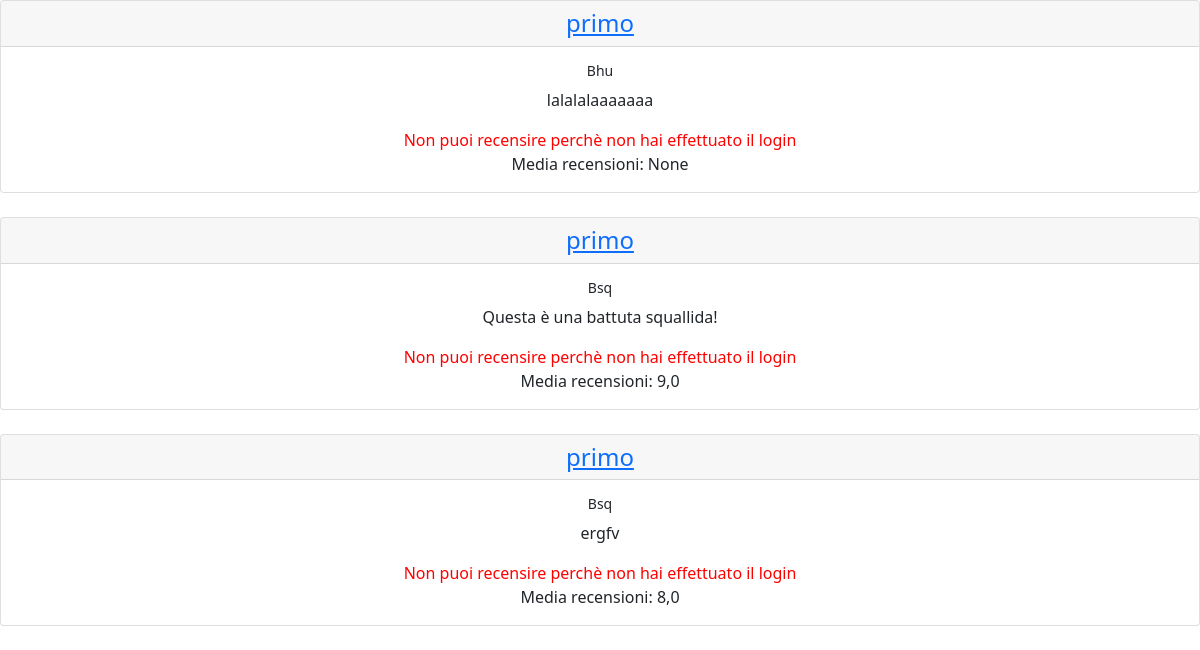
The app's page / (lower part), older data.
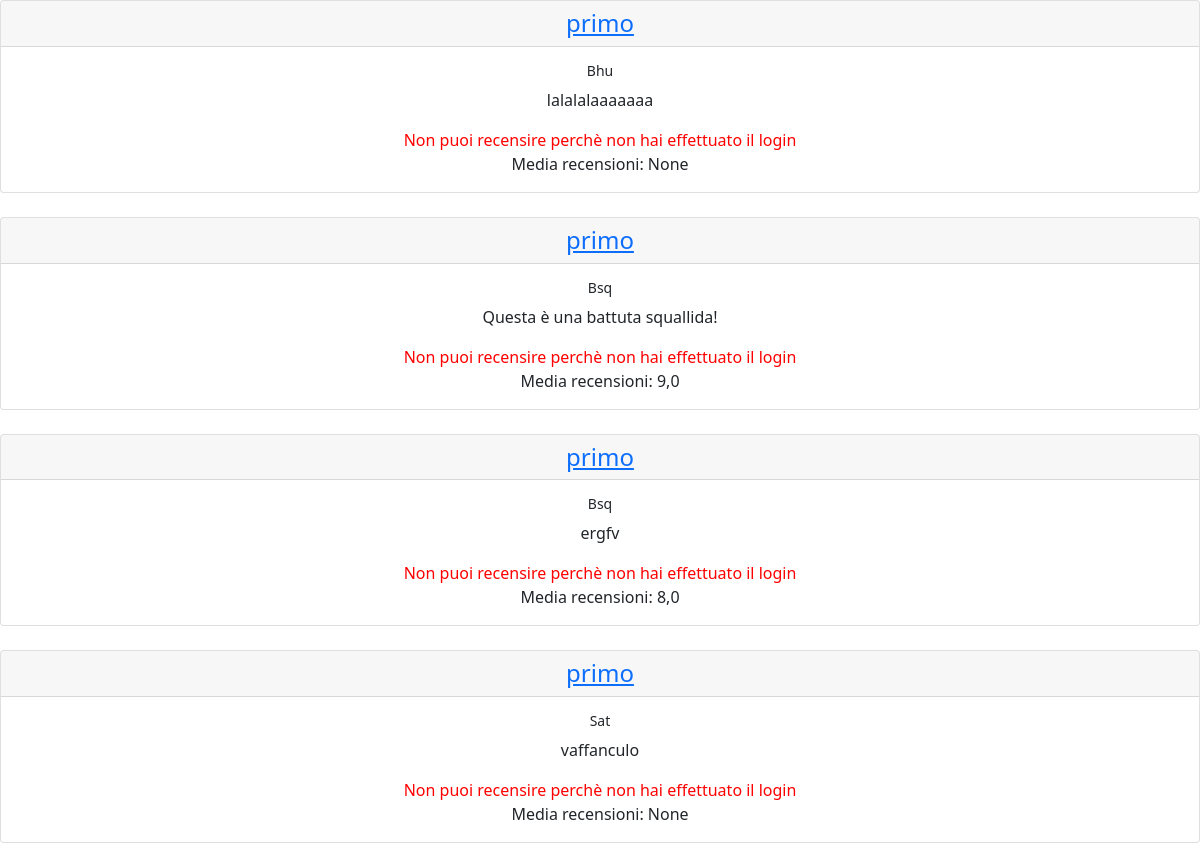
The same page, newer data.
### esame/models.py (models this page shows)
class Battute(models.Model):
    testo = models.TextField(default="")
    utente = models.ForeignKey(User, on_delete=models.CASCADE, related_name='utentebat')
    tempo = models.DateTimeField(auto_now=True)
    tipo = models.CharField(choices=SCELTE, default='bar', max_length=3)
    @property
    def calcola_media(self):
        media_tupla = self.battutarec.all().aggregate(Avg('voto'))
        media_lunga = media_tupla['voto__avg']
        if type(media_lunga) is NoneType:
            media = media_lunga
        else:
            media = round(media_lunga, 2)
        return media

### esame/views.py (the view)
# urls.py: path('', views.HomeView.as_view(), name='home'),
class HomeView(ListView):
    template_name = 'home.html'
    model = Battute

### templates/home.html (shortened to what this page needs)
<html lang="en">
{% extends 'base.html' %}
{% block contenuto %}
    <br>
    <div style="text-align:center">
        {% for b in object_list %}
            <div class="card">
                <h4 class="card-header"> <a href="{% url "profilo" pk=b.utente_id %}"> {{ b.utente }}  </a> </h4>
                <div class="card-body">
                    <h6 class="card-title" > <small>{{ b.tipo }}</small>  </h6>
                    <p class="card-text"> {{ b.testo }} </p>
                    {% if user.is_authenticated %}
                        <a href="{% url "aggiungi_recensione" pk=b.id %}" class="btn btn-primary">Recensisci!</a>
                    {% else %}
                        <p class="card-text" style="color:red"> Non puoi recensire perchè non hai effettuato il login </p>
                    {% endif %}
                    Media recensioni: {{ b.calcola_media}}
                </div>
            </div>
            <br>
        {%  endfor %}
    </div>
{% endblock %}

Row changes from the older to the newer data that the page shows:
added Battute: utente "primo", tipo "Sat", testo "vaffanculo", calcola_media "None"
